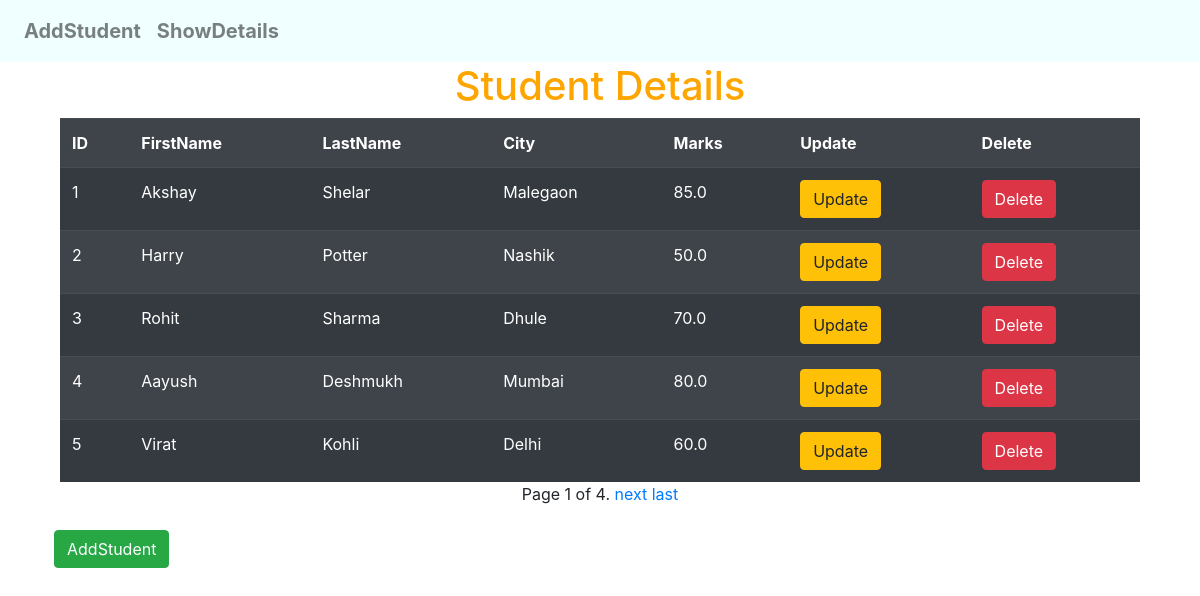
Screenshot of /student/show/ with the database file from the repository.
### StudentApp/models.py (models this page shows, shortened)
class Student(models.Model):
    fname = models.CharField(max_length=32)
    lname = models.CharField(max_length=32)
    city = models.CharField(max_length=32)
    marks = models.FloatField()

### StudentApp/views.py (the view)
# urls.py: path('show/',views.showStudentView,name='show_student'),
def showStudentView(request):
    student_list = Student.objects.all()
    paginator = Paginator(student_list,5)    #(object_list, per_page, orphans=0, allow_empty_first_page=True)
    page_number = request.GET.get('page')
    page_obj = paginator.get_page(page_number)
    template_name = 'StudentApp/showStudent.html'
    context = {'page_obj':page_obj}
    return render(request, template_name, context)

### templates/StudentApp/showStudent.html (shortened to what this page needs)
{% extends "layout.html" %}
{% block content %}
    <h1 style="text-align:center;color:orange">Student Details</h1>
    <table class="table table-striped table-dark" style="width:90%;margin:auto">
        <tr >
            <th>ID</th>
            <th>FirstName</th>
            <th>LastName</th>
            <th>City</th>
            <th>Marks</th>
            <th>Update</th>
            <th>Delete</th>
        </tr>
        {% for student in page_obj %}
            <tr >
                <td>{{student.id}}</td>
                <td>{{student.fname}}</td>
                <td>{{student.lname}}</td>
                <td>{{student.city}}</td>
                <td>{{student.marks}}</td>
                <td><a href="{% url 'update' student.id %}"><button class="btn btn-warning">Update</button></a></td>
                <td><a href="{% url 'delete' student.id %}"><button class="btn btn-danger">Delete</button></a></td>
            </tr>
        {% endfor %}
    </table>
    <div class="pagination" >
    <span class="step-links" style="margin:auto" >
        <span class="current">
            Page {{ page_obj.number }} of {{ page_obj.paginator.num_pages }}.
        </span>
        {% if page_obj.has_next %}
            <a  href="?page={{ page_obj.next_page_number }}">next</a>
            <a  href="?page={{ page_obj.paginator.num_pages }}">last</a>
        {% endif %}
    </span>
</div>
    <br>
    <a  href="{% url 'add_student' %}"><button class="btn btn-success" style="margin-left:4.5%">AddStudent</button></a>
{% endblock %}

### templates/layout.html (shortened to what this page needs)
<!DOCTYPE html>
{% load crispy_forms_tags %}
<html lang="en">
<head>
    <link rel="stylesheet" href="https://cdn.jsdelivr.net/npm/bootstrap@4.6.1/dist/css/bootstrap.min.css">
</head>
<body  >
    <nav class="navbar navbar-expand-lg navbar-light " style="font-size:20px;font-weight:bold;background-color:azure;color:red">
      <div class="collapse navbar-collapse" id="navbarNav">
        <ul class="navbar-nav me-auto mb-2 mb-lg-0 ">
          <li class="nav-item ">
            <a class="nav-link " href="{% url 'add_student' %}">AddStudent</a>
          </li>
          <li class="nav-item ">
            <a class="nav-link " href="{% url 'show_student' %}">ShowDetails</a>
          </li>
        </ul>
      </div>
    </nav>
    {% block content %}
    {% endblock %}
</body>
</html>

### rows the page displays
Student: id "1", fname "Akshay", lname "Shelar", city "Malegaon", marks "85.0"
Student: id "2", fname "Harry", lname "Potter", city "Nashik", marks "50.0"
Student: id "3", fname "Rohit", lname "Sharma", city "Dhule", marks "70.0"
Student: id "4", fname "Aayush", lname "Deshmukh", city "Mumbai", marks "80.0"
Student: id "5", fname "Virat", lname "Kohli", city "Delhi", marks "60.0"

### other values shown
{{ page_obj.number }} "1"
{{ page_obj.paginator.num_pages }} "4"
